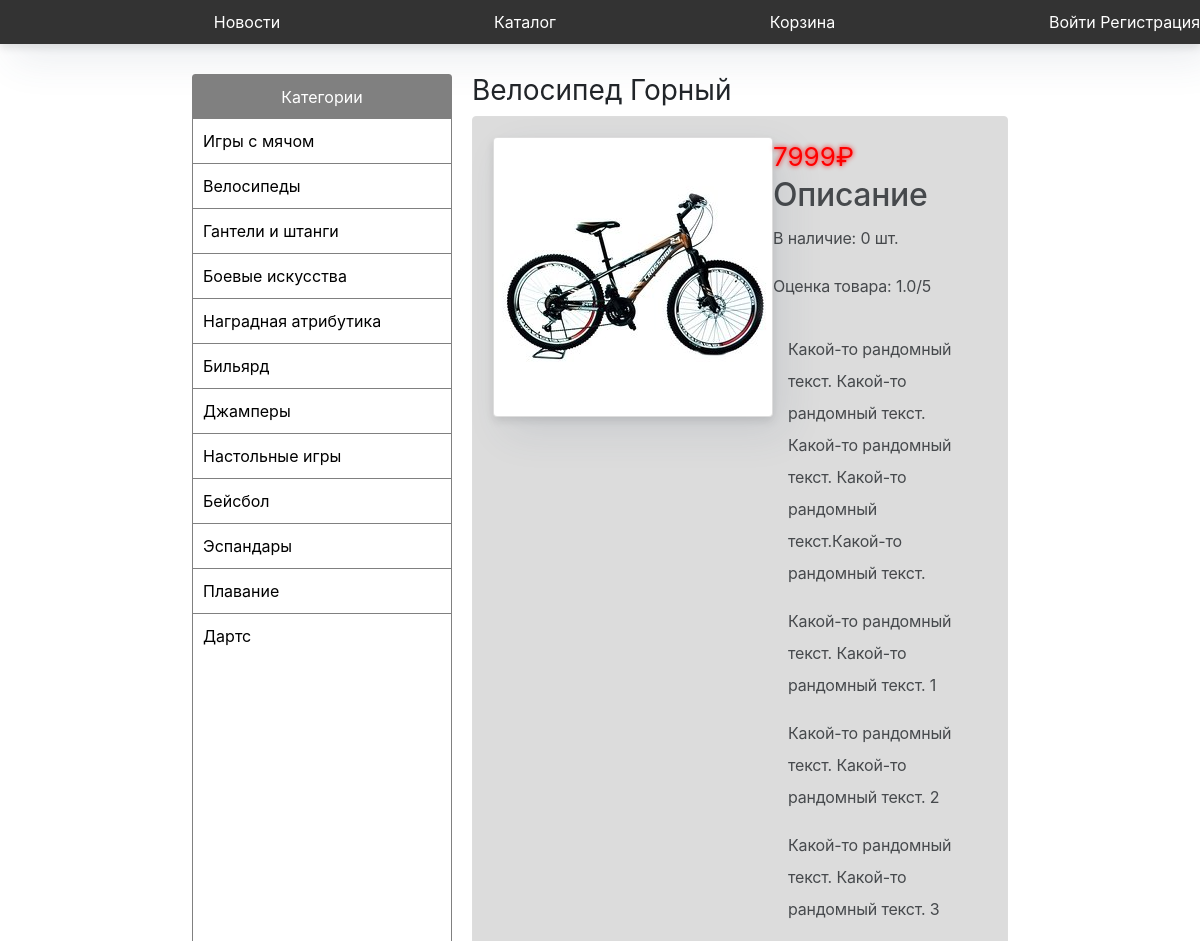
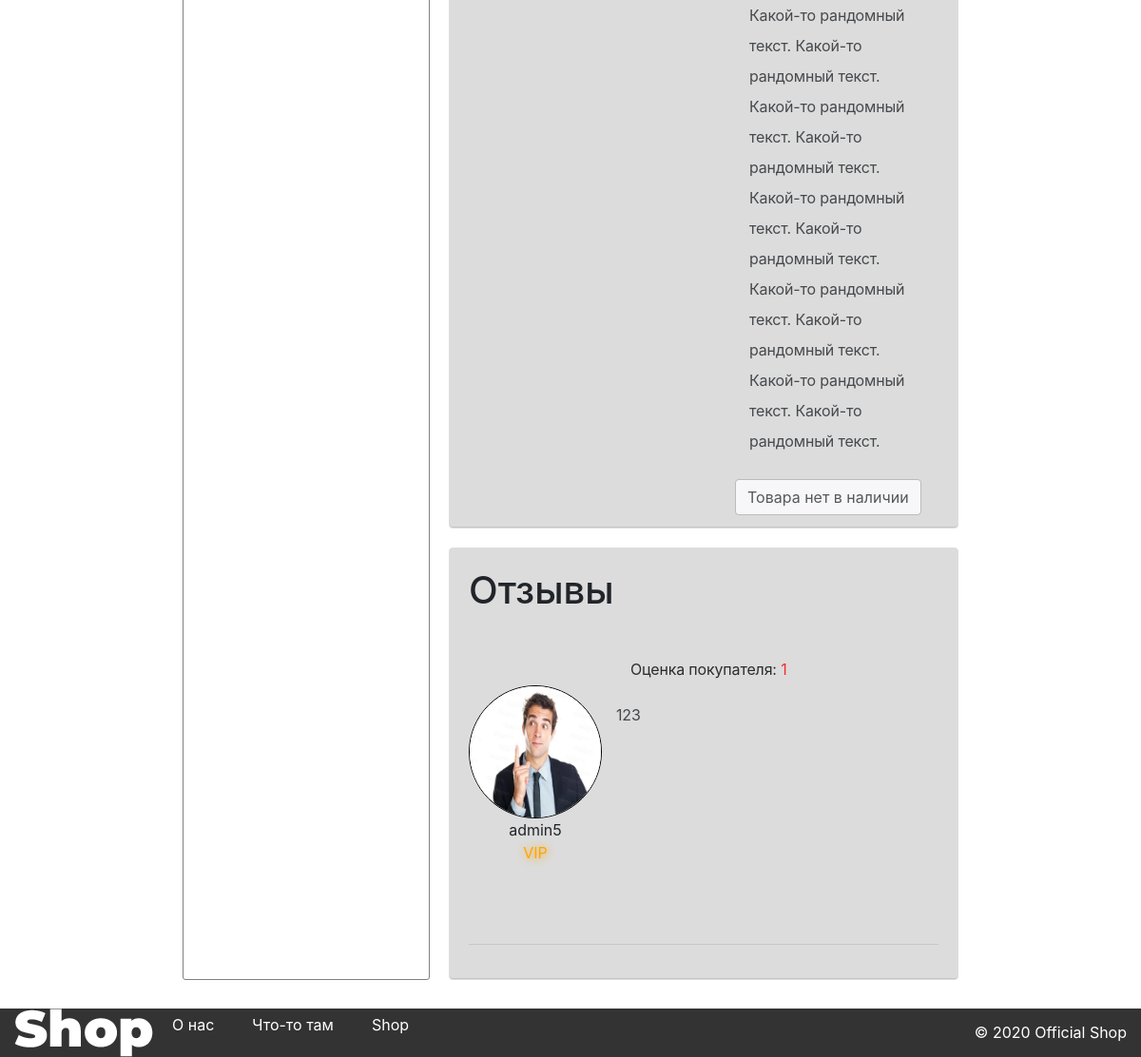
The app's page /store/10/ with its own data (2 pictures, top to bottom).
### Goods/models.py (models this page shows, shortened)
class About_goods(models.Model):
    category = models.TextField()
    count = models.IntegerField()
    price = models.IntegerField()
    description = models.TextField(default = "description empty")
    name = models.TextField()
    image = models.TextField()
    rating = models.TextField(default="0.00")

### Login/models.py (models this page shows, shortened)
class Profile_of_user(models.Model):
    userId  =   models.IntegerField(default = 1)
    userImg =   models.ImageField(default = "/static/media/images/avatar/no-ava.png", upload_to = "static/media/images/avatar")
    userStatus = models.TextField(default = "New Member")

### Cabinet/models.py (models this page shows, shortened)
class Comments(models.Model):
    goodId =  models.IntegerField()
    userId  =   models.IntegerField()
    comment  =   models.TextField()
    rating  =   models.IntegerField(default = 0)

### Goods/views.py (the view, shortened to what this page needs)
# urls.py: re_path('(?P<ID>[0-9]{1,10})/', views.views().goods_by_id, name="id"),
    def goods_by_id(self, request, ID):
        newGoods = ""
        if request.user.is_authenticated:
            count = calculate_new(request.session["user"])
            newGoods = "" if count == 0 else count
            self.aunt = True
        else:
            self.aunt = False
        try:
            comments = Comments.objects.filter(goodId = ID).order_by("-id")
            good = About_goods.objects.get(id = ID)
        except Exception as e:
            pass
        ratingMiddle = 0
        allInfoAboutComments = []
        for i in comments:
            infoAboutComments = {}
            ratingMiddle+= float(i.rating)
            try:
                profile = Profile_of_user.objects.get(userId = i.userId)
                username = User.objects.get(id = i.userId).username
                infoAboutComments['ava'] = profile.userImg
                infoAboutComments['status'] = profile.userStatus
                infoAboutComments['name'] = username
                infoAboutComments['rating'] = i.rating
                infoAboutComments['comment'] = i.comment
                allInfoAboutComments.append(infoAboutComments)
            except Exception as e:
                pass
        return render(request, "BuyTemp/buy.html", {"price"      :good.price,
                                                    "name"       :good.name,
                                                    "description":good.description.split("\n"),
                                                    "image"      :good.image,
                                                    "count"      :good.count,
                                                    "id"         :ID,
                                                    "comment"    :allInfoAboutComments,
                                                    "rating"     :good.rating,
                                                    "aunt"       :self.aunt,
                                                     "goodsInBasket" : newGoods})

### Registration/templates/BuyTemp/buy.html (shortened to what this page needs)
{% extends "index.html"%} {%block head%} {% load static %}
<link rel="stylesheet" href="{%static 'buy.css' %}" />
<link rel="stylesheet" href="{%static 'bootstrap.css' %}" >
{%endblock%} {%block content%}
<div class="page_laout" >
  <div class="leftContent">
    <div class="list_cat">
      <span class="llist_cat"
        ><a style="color: white;" href="/store/">Категории</a></span
      >
    </div>
    <div class="categories" >
      <div class="cat_link">
        <a href="/store/games_with_balls">Игры с мячом</a>
      </div>
      <div class="cat_link"><a href="/store/bikes">Велосипеды</a></div>
      <div class="cat_link">
        <a href="/store/dumbbells_and_rods">Гантели и штанги</a>
      </div>
      <div class="cat_link">
        <a href="/store/fighting_art">Боевые искусства</a>
      </div>
      <div class="cat_link">
        <a href="/store/premium_attributes">Наградная атрибутика</a>
      </div>
      <div class="cat_link"><a href="/store/billiards">Бильярд</a></div>
      <div class="cat_link"><a href="/store/jumpers">Джамперы</a></div>
      <div class="cat_link">
        <a href="/store/desktop_games">Настольные игры</a>
      </div>
      <div class="cat_link"><a href="/store/baseball">Бейсбол</a></div>
      <div class="cat_link"><a href="/store/espandery">Эспандары</a></div>
      <div class="cat_link"><a href="/store/swimming">Плавание</a></div>
      <div class="cat_link"><a href="/store/darts">Дартс</a></div>
    </div>
  </div>
  <div class="rightContent" >
    <h1 class="good_title" >{{name}}</h1>
    <div class="good_block" style="background-color: #DCDCDC;">
      <div class="good">
        <div class="good_img">
          <img src="/static/{{image}}" alt="" />
        </div>
        <div class="good_status" >
          <div class="good_price">
            <span class="">{{price}}₽</span>
          </div>
          <div class="good_caption " >
            <h2>Описание</h2>
            <p>В наличие: {{count}} шт.</p>
            <p>Оценка товара: <span>{{rating}}/5</span></p>
            <div>
              {%for i in description%}
              <p>{{i}}</p>
              {%endfor%}
            </div>
          </div>
          <div class="good_buy_">
            {%if count == 0%}
            <a class="link notlogon" href="/store">Товара нет в наличии</a>
            {%elif aunt %}
            <a class="link" href="/store/buy/{{id}}">Добавить в корзину</a>
            {% else %}
            <a class="link notlogon" href="/login">Войдите в аккаунт</a>
            {%endif%}
          </div>
        </div>
      </div>
    </div>
    <div class="reviows_block" style="background-color: #DCDCDC;">
      <div class="reviows">
        <h1>Отзывы</h1>
        {%for i in comment%}
        <div class="comment_block">
          <div class="comment">
            <div class="comment_left">
              {% load static %}
              <div class="user_img">
                <img src="{{i.ava }}" title="Аватар пользователя" />
              </div>
              <div class="user_name">{{i.name}}</div>
              {% if i.status == 'Administrator' %}
              <div class="user_status_admin">{{i.status}}</div>
              {% elif i.status == 'New Member' %}
              <div class="user_status_member">Новый пользователь</div>
              {% elif i.status == 'VIP' %}
              <div class="user_status_vip">{{i.status}}</div>
              {% endif %}
            </div>
            <div class="comment_right">
              <div class="rating">
                <p>Оценка покупателя: <span>{{i.rating}}</span></p>
              </div>
              <div class="user_comment">
                <p>{{i.comment}}</p>
              </div>
            </div>
          </div>
        </div>
        <hr />
        {% endfor %}
      </div>
    </div>
  </div>
</div>
{%endblock%}

### Registration/static/main.css (style rules this page uses)
:root { --price: red; }
html { cursor: url(/static/cursor/normal.cur), default; }
* { margin: 0; padding: 0; }
body { background: #ffffff; margin: 0; padding: 0; display: flex; font-family: "PT Sans", "Helvetica", "Arial", sans-serif; flex-direction: column; min-height: 100vh; }
.box h1, h2, p { font-size: 14px; line-height: 2; font-weight: 400; letter-spacing: -0.01em; font-family: "SF Pro Text", "Myriad Set Pro", "SF Pro Icons", "Helvetica Neue", "Helvetica", "Arial", sans-serif; position: relative; z-index: 1; padding: 0 10px; opacity: 0.8; background: no-repeat; text-decoration: none; -webkit-transition: opacity 0.3s cubic-bezier(0.25, 0.1, 0.25, 1); transition: opacity 0.3s cubic-bezier(0.25, 0.1, 0.25, 1); -webkit-tap-highlight-color: transparent; outline-offset: -7px; }
h1 { line-height: 2.1; }
div, h1, h2, h3, a, p, form, button { font-size: 16px; box-sizing: border-box; margin: 0; padding: 0; }
a { color: white; text-decoration: none; }
hr { border-top-width: 1px; border-top-style: solid; border-top-color: #ddd; border-right-width: 1px; border-right-style: solid; border-right-color: #ddd; border-left-width: 1px; border-left-style: solid; border-left-color: #ddd; border-bottom-width: 1px; border-bottom-style: solid; border-bottom-color: #ddd; }
a { cursor: url(/static/cursor/link.cur), progress !important; }
html { cursor: url(/static/cursor/normal.cur), progress !important; }
.user_status_vip { text-shadow: orange 1px 1px 10px; color: orange; }
.user_name, .user_status_admin, .user_status_vip, .user_status_member { text-align: center; }

### Registration/static/buy.css (style rules this page uses)
.page_laout { display: flex; max-width: 1480px; margin: 30px auto; width: 68%; flex-grow: 1; }
.leftContent { display: inline-table; border: 1px solid grey; border-radius: 3px; width: 260px; height: auto; margin-right: 20px; flex-shrink: 0; }
.leftContent a { color: black; }
.list_cat { display: flex; padding: 10px; background: grey; }
.cat_link { border-bottom: 1px solid grey; padding: 10px; }
.cat_link:last-child { border-bottom: 0; }
.list_cat span { margin: 0 auto; color: white; }
.rightContent { width: 100%; max-width: 1180px; }
.good { display: flex; margin: 20px; }
.good_img > img { border: 1px solid #ddd; max-height: 280px; max-width: 280px; box-shadow: 12px 16px 40px rgba(63, 83, 104, 0.1), 0 4px 8px rgba(0, 0, 0, 0.1); border-radius: 4px; }
.good_title { -webkit-box-sizing: border-box; -moz-box-sizing: border-box; box-sizing: border-box; font-size: 28px; font-weight: normal; }
.good_block, .reviows_block { background: #fff; border: 1px solid #ddd; border-radius: 4px; box-shadow: inset 0 -1px 0 rgba(0, 0, 0, 0.1); }
.good_price { font-size: 1em; color: #333; }
.good_price { font-size: 26px; color: var(--price); text-shadow: 0 0 5px var(--price); }
.link { border-radius: 0.25rem; padding: 0.5rem 0.75rem; font-size: 1rem; line-height: 1.25; color: #55595c; background-color: #f7f7f9; background-image: none; background-clip: padding-box; border: 1px solid rgba(0, 0, 0, 0.15); }
.good_caption > div { padding: 15px; }
.notlogon { width: 180px; }
.reviows_block { background-color: white; margin-top: 20px; }
.reviows { padding: 20px; }
.comment_block { width: 100%; display: inline-block; margin: 35px 0; }
.comment { display: flex; }
.comment_left { margin: 33px 0; }
.comment_right { width: 100%; margin-left: 15px; }
.user_img img { width: 140px; height: 140px; border-radius: 100px; border: 1px solid black; }
.rating { color: black; margin-left: 15px; }
.rating > p > span { color: red; }

### records on screen
About_goods: name "Велосипед Горный", image (picture), rating "1.0"
Profile_of_user: ava (picture), status "VIP"
Comments: comment "123"

### other values on screen
{{ price }} "7999"
{{ count }} "0"
{{ i }} "Какой-то рандомный текст. Какой-то рандомный текст. Какой-то рандомный текст. Какой-то рандомный текст.Какой-то рандомный текст." "Какой-то рандомный текст. Какой-то рандомный текст. 1" "Какой-то рандомный текст. Какой-то рандомный текст. 2" "Какой-то рандомный текст. Какой-то рандомный текст. 3"
{{ i.name }} "admin5"
{{ i.rating }} "1"
